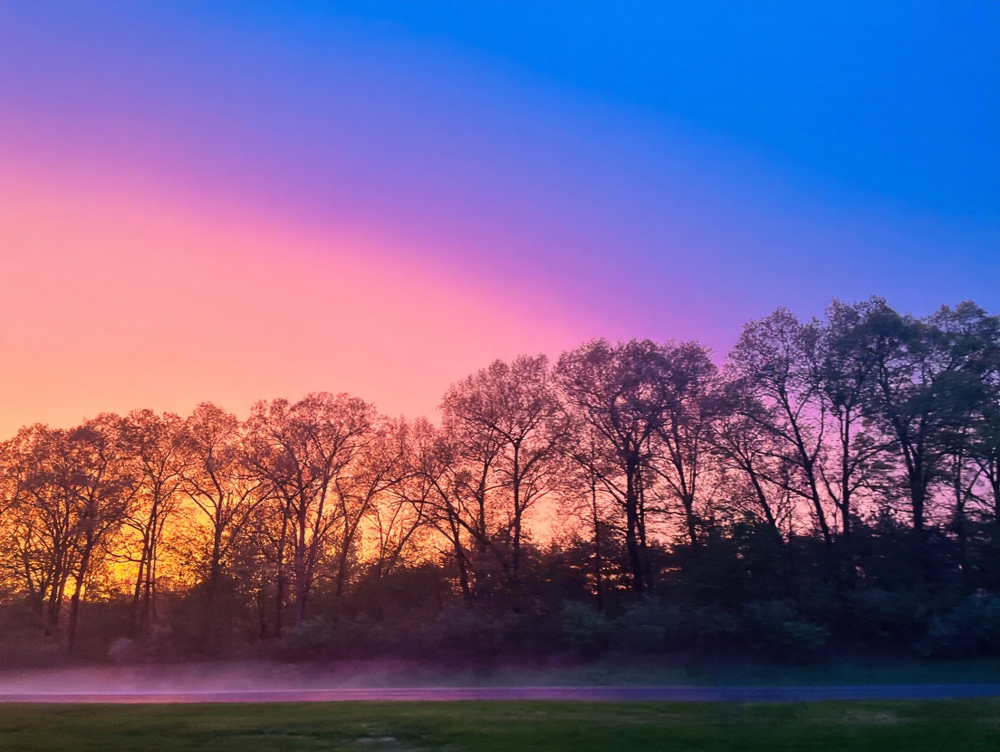
#> input picture dev_tools/stamp_creator/input/sunset_image.jpg, 2000 x 1504 px, found by its file name (shown at 1/2 size); its folder holds only this picture in this run
$ python stamp_creator.py
#> lines starting #> are read from the running program, lines starting #| are printed output that depends on the picture
# I decided to use Python for this. A few reasons why:
# 1. This is in dev_tools, meaning that it won't be shipped as a feature of the application
# 2. Therefore, there was no point in using JS; using Python keeps production code shorter
# 3. Also, it separates asset generation from runtime application logic

from PIL import Image, ImageOps, ImageDraw
import os

def create_stamp_from_image(image_filename, desired_stamp_name):
    # Need RGBA instead of RGB because later the punched-out stamp holes need to eb transparent
#> called with image_filename = 'sunset_image.jpg', desired_stamp_name = 'sunset_stamp'
    stamp = Image.new("RGBA", (600, 700), "white")
#> stamp: PIL image 600x700 RGBA; every value is 255

    input_path = "dev_tools/stamp_creator/input/" + image_filename
    if not os.path.exists(input_path):
        print("Input image does not exist.")
        return

    output_path = "assets/images/stamps/" + desired_stamp_name + ".png"
    if os.path.exists(output_path):
        print("A stamp with that name already exists! Stamp saving stopped.")
        return

    photo = Image.open(input_path).convert("RGBA")
    original_ratio = photo.width / photo.height
#> original_ratio = 1.33

    # These are the target width/height for the photo
    white_margin = 50
    border_size = 5

    photo_width = stamp.width - (2 * white_margin) - (2 * border_size)
#> photo_width = 490
    photo_height = stamp.height - (2 * white_margin) - (2 * border_size)
#> photo_height = 590

    target_ratio = photo_width / photo_height
#> target_ratio = 0.831


    ### CASE 1: PHOTO IS TOO WIDE, SO WE HAVE TO CROP THE WIDTH
    if original_ratio > target_ratio:
        # Then (width) = (height) x (target ratio) because (width)/(height) = (target ratio)
        # Thus, crop_width is the target width we want our stamp photo to be
        crop_width = int(photo.height * target_ratio)
#> crop_width = 1249

        left = (photo.width - crop_width) // 2
#> left = 375
        right = left + crop_width
#> right = 1624

        photo = photo.crop((left, 0, right, photo.height))
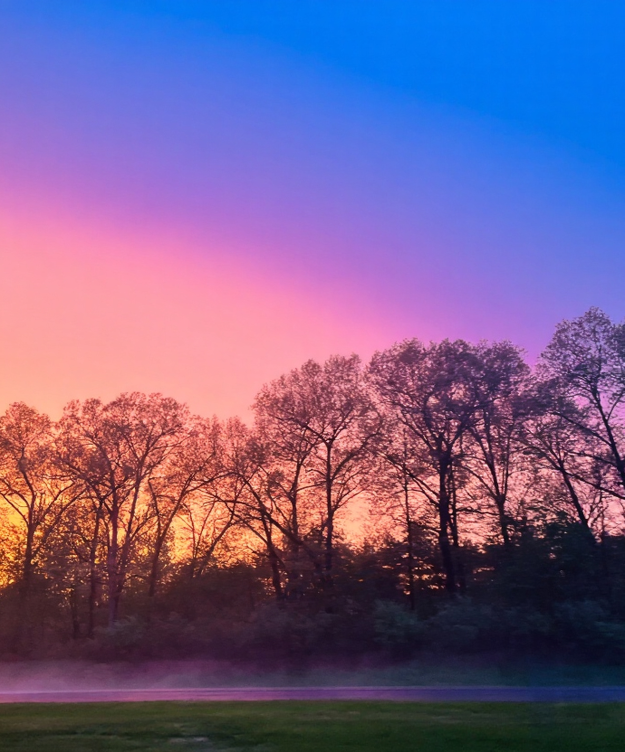
#> photo: PIL image 1249x1504 RGBA (shown at 1/2 size); mean R, G, B, A 116, 94.9, 141.3, 255

    ### CASE 2: PHOTO IS TOO TALL, SO WE DO THE SAME THING
    elif original_ratio < target_ratio:
        crop_height = int(photo.width / target_ratio)

        top = (photo.height - crop_height) // 2
        bottom = top + crop_height

        photo = photo.crop((0, top, photo.width, bottom))

    ### CASE 3: EXACT ASPECT RATIO, NO CROPPING NEEDED
    else:
        print(photo.size, "is the correct size needed.")

    ### NOW WE CAN RESIZE SAFELY
    photo = photo.resize((photo_width, photo_height))
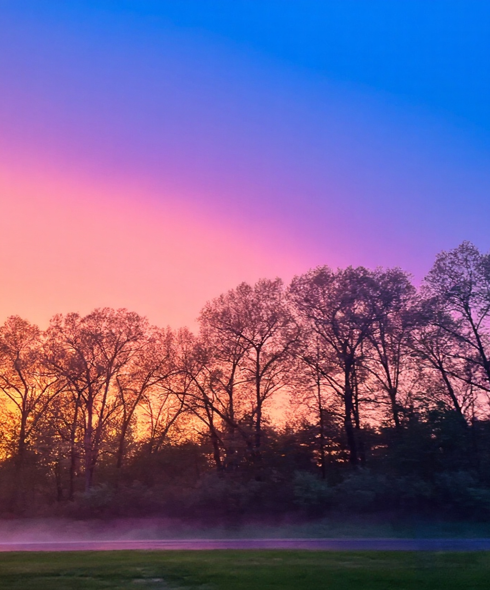
#> photo: PIL image 490x590 RGBA; mean R, G, B, A 116, 94.9, 141.3, 255
    print(photo.size)
#| (490, 590)

    # Now I will give the photo a 5px solid black border
    border_color = "black"
    bordered_photo = ImageOps.expand(photo, border=border_size, fill=border_color)
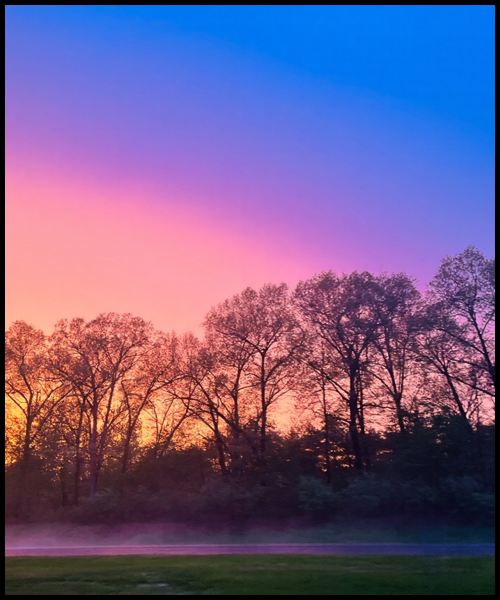
#> bordered_photo: PIL image 500x600 RGBA; mean R, G, B, A 111.8, 91.5, 136.2, 255

    stamp_border_x = 50
    stamp_border_y = 50

    stamp.paste(bordered_photo, (stamp_border_x, stamp_border_y))
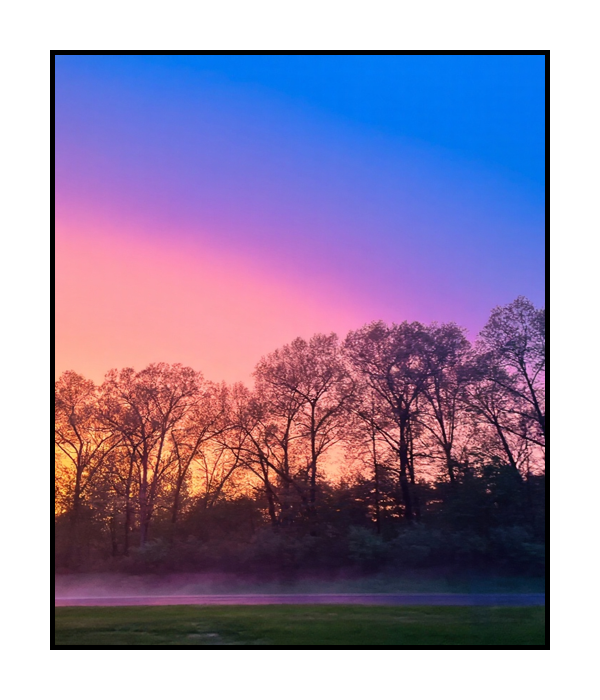
#> stamp: PIL image 600x700 RGBA; mean R, G, B, A 152.7, 138.2, 170.1, 255

    # Convert the stamp into a canvas so we can draw on it
    # Use PIL's ImageDraw.Draw method to draw on it
    draw = ImageDraw.Draw(stamp)

    hole_radius = 10
    hole_spacing = 30

    # Make the stamp frame for the top
    for x in range(0, stamp.width, hole_spacing):
        draw.ellipse(
            (x - hole_radius, -hole_radius, x + hole_radius, hole_radius),
            fill=(225, 225, 225, 0)
        )

    # Make the stamp frame for the bottom
    for x in range(0, stamp.width, hole_spacing):
        draw.ellipse(
            (x - hole_radius, stamp.height - hole_radius, x + hole_radius, stamp.height + hole_radius),
            fill=(225, 225, 225, 0)
        )

    # Make the stamp frame for the LEFT side
    for y in range(0, stamp.height, hole_spacing):
        draw.ellipse(
            (-hole_radius, y - hole_radius, hole_radius, y + hole_radius),
            fill=(255, 255, 255, 0)
        )

    # Make the stamp frame for the RIGHT side
    for y in range(0, stamp.height, hole_spacing):
        draw.ellipse(
            (stamp.width - hole_radius, y - hole_radius, stamp.width + hole_radius, y + hole_radius),
            fill=(255, 255, 255, 0)
        )

    stamp.save(output_path)
    return stamp


create_stamp_from_image("sunset_image.jpg", "sunset_stamp")
